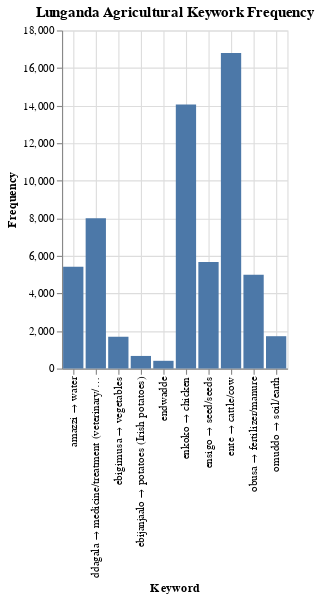

The code cell stored with this chart in its notebook:
### Code cell
%chart x=term, y=frequency, title=Lunganda Agricultural Keywork Frequency, labelx=Keyword, labely=Frequency, typex=n, typey=q, width=500, height=300

### Figure 1 — Vega-Lite specification as saved in the notebook (floating-point values rounded to 4 significant figures)
{"$schema": "https://vega.github.io/schema/vega-lite/v3.json", "data": {"format": {"type": "csv"}, "values": "\"term\",\"frequency\"\n\"ente → cattle/cow\",\"16792\"\n\"enkoko → chicken\",\"14061\"\n\"ddagala → medicine/treatment (veterinary/agricultural)\",\"7995\"\n\"ensigo → seed/seeds\",\"5669\"\n\"amazzi → water\",\"5416\"\n\"obusa → fertilizer/manure\",\"4988\"\n\"omuddo → soil/earth\",\"1721\"\n\"ebigimusa → vegetables\",\"1692\"\n\"ebijanjaalo → potatoes (Irish potatoes)\",\"670\"\n\"endwadde\",\"411\"\n"}, "encoding": {"x": {"axis": {"grid": true, "title": "Keyword"}, "field": "term", "type": "nominal"}, "y": {"axis": {"grid": true, "title": "Frequency"}, "field": "frequency", "sort": "ascending", "type": "quantitative"}}, "height": "300", "mark": {"color": "#4C78A8", "type": "bar"}, "title": "Lunganda Agricultural Keywork Frequency", "width": "500"}
